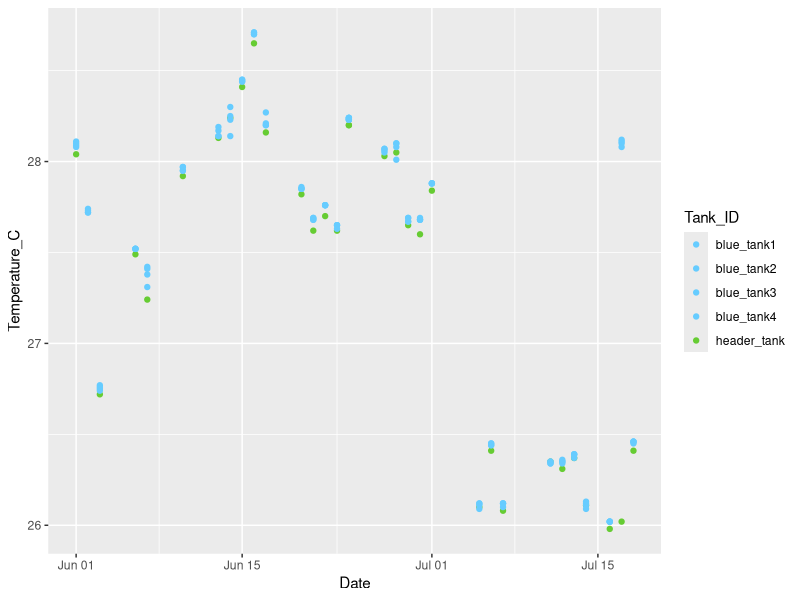
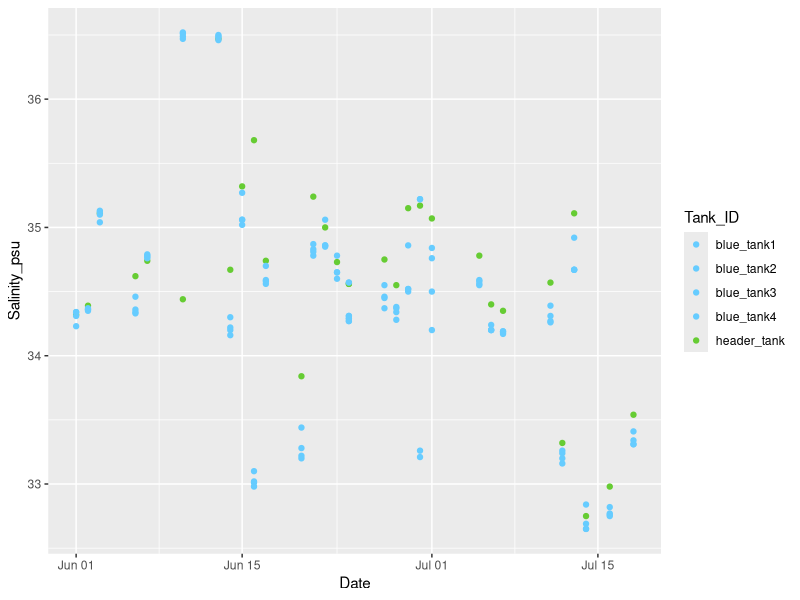
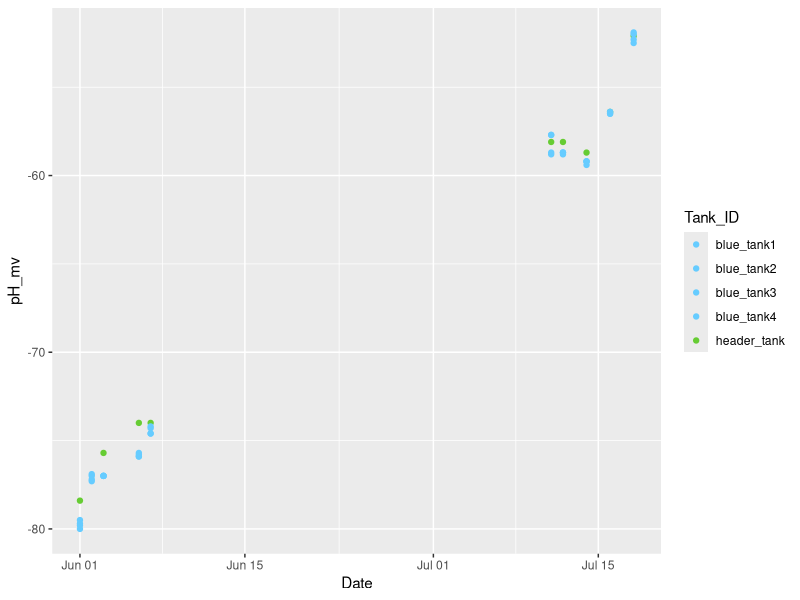
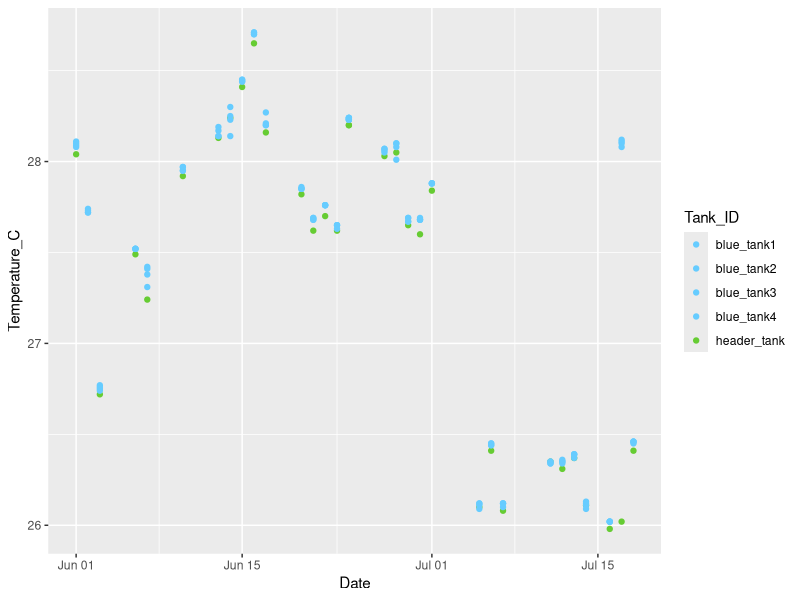
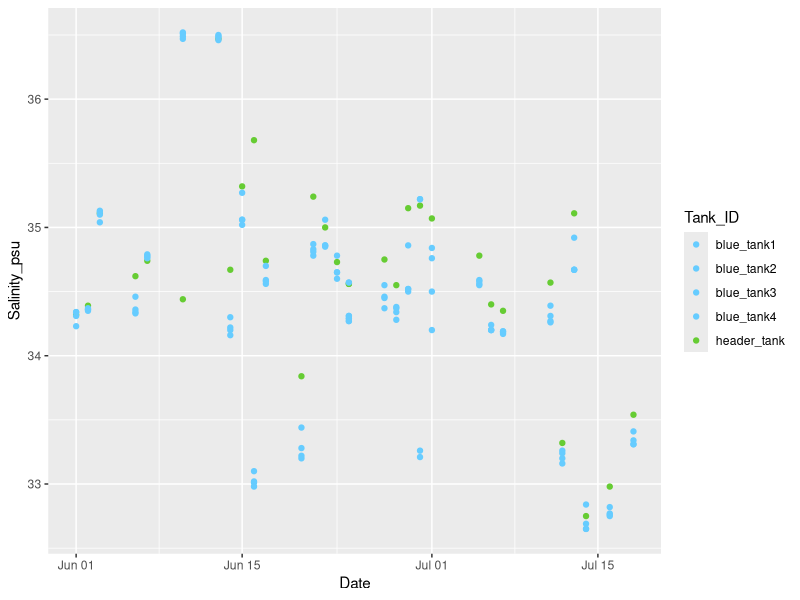
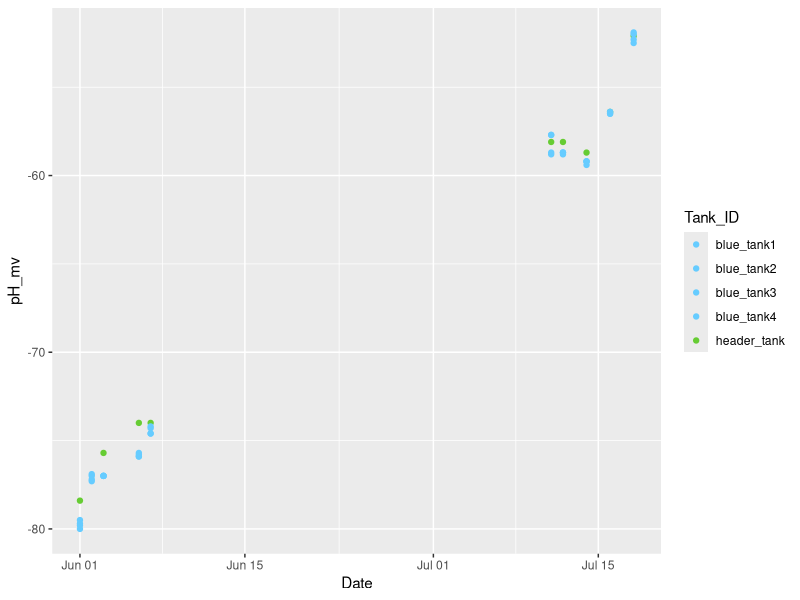

Generate these figures, in order, with R:
## ---- chunk 1
knitr::opts_chunk$set(echo = TRUE)
## ---- chunk 2
# load libraries, set working directory, load dataframe
library(dplyr)
library(tidyverse)
library(ggplot2)
library(lubridate) # used for converting 8 digit date into datetime format for R
library(RColorBrewer)
setwd("/Users/laurenzane/Desktop/Putnam_Lab/Lab_Management/Lab_Resources/CBLS_Wetlab_Protocols")
getwd() # confirm that wd is in CBLS Wetlab Protocol directory
daily_measurements <- read.csv("Daily_measurements_tracking.csv")
daily_measurements$Date <- ymd(daily_measurements$Date) # convert 8 digit date into datetime format

## ---- chunk 3

# preparing df to plot temperature, salinity, pH or light values for CBLS aquarium daily measurements
# for scale color manual, values correspond to BT1, BT2, BT3, BT4, HT, QT

month <-daily_measurements[daily_measurements$Date >= "2022-06-01" & daily_measurements$Date <= "2022-07-18", ] # use if you would like to subset by month or from certain date range 
no_qtank <- subset(month, Tank_ID != "quarantine_tank") # removing quarantine tank from plot            
no_qtank[no_qtank == ""] <- NA # replace blanks with NA

daily_measurements$Tank_ID <- as.factor(daily_measurements$Tank_ID)

## ---- chunk 4

# temperature plot

temp <- ggplot(no_qtank, aes(x=Date, y=Temperature_C, color=Tank_ID)) +
    geom_point()+
    scale_color_manual(values = c("#66CCFF", "#66CCFF", "#66CCFF",
                                "#66CCFF","#66CC33"))
print(temp)

ggsave(path = "CBLS_Wetlab/", filename = "20220718_daily_measurements_temp.pdf")

## ---- chunk 5

## salinity plot 

sal <- ggplot(no_qtank, aes(x=Date, y=Salinity_psu, color=Tank_ID)) +
    geom_point()+
    scale_color_manual(values = c("#66CCFF", "#66CCFF", "#66CCFF",
                                "#66CCFF","#66CC33"))

print(sal)

ggsave(path = "CBLS_Wetlab/", filename = "20220718_daily_measurements_sal.pdf")


## ---- chunk 6

## pH plot 

pH <- ggplot(no_qtank, aes(x=Date, y=pH_mv, color=Tank_ID)) +
    geom_point()+
    scale_color_manual(values = c("#66CCFF", "#66CCFF", "#66CCFF",
                                "#66CCFF","#66CC33"))

print(pH)

ggsave(path = "CBLS_Wetlab/", filename = "20220718_daily_measurements_pH.pdf")

